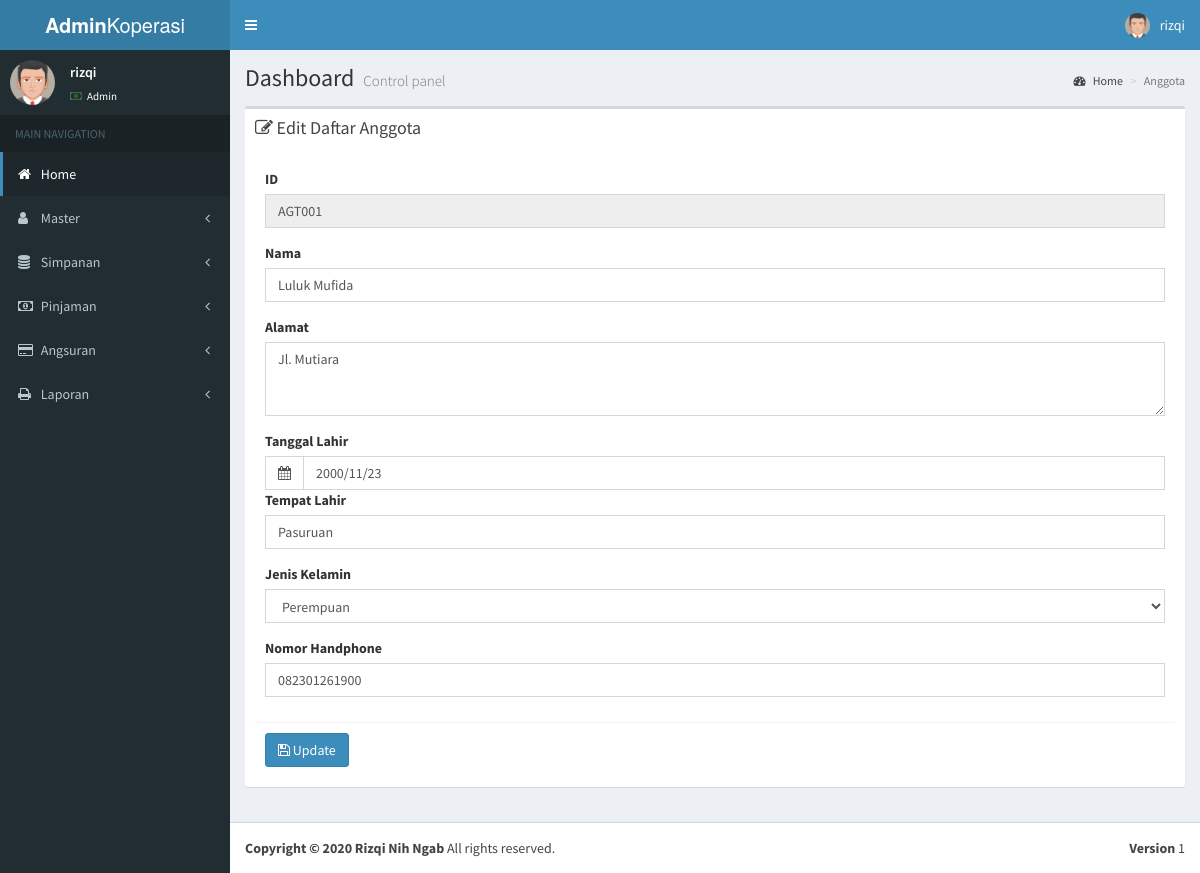
Page /page-form-anggota.php?id_anggota=AGT001&reqa=edit (signed in) on the committed database.
### tables this page shows
CREATE TABLE `anggota` (
  `id_anggota` varchar(11) NOT NULL,
  `nama` varchar(40) NOT NULL,
  `alamat` text NOT NULL,
  `tgl_lahir` date NOT NULL,
  `tmp_lahir` varchar(20) NOT NULL,
  `j_kel` varchar(20) NOT NULL,
  `status` varchar(8) NOT NULL,
  `no_telp` varchar(12) NOT NULL,
  `besar_simpanan` bigint(20) NOT NULL
);

### main-form-anggota.php (the view, shortened to what this page needs)
<?php
include 'koneksi.php';
if(isset($_GET['reqa']) && $_GET['reqa'] == 'edit'){
	$namaform = "<i class = 'fa fa-edit'></i> Edit";
	$id_anggota 	= $_GET['id_anggota'];
	$query 			= mysqli_query($conn, "SELECT * FROM anggota a , k_simpanan b WHERE a.id_anggota='".$id_anggota."' AND b.id='1'");
	$data 			= mysqli_fetch_array($query);
	$nama 			= $data['nama'];
	$alamat 		= $data['alamat'];
	$tgl_lahir 		= $data['tgl_lahir'];
	$tmp_lahir 		= $data['tmp_lahir'];
	$j_kel 			= $data['j_kel'];
	$no_telp 		= $data['no_telp'];
	$hasilkode 		= $data['id_anggota'];
	$button 		= "<i class='fa fa-save'></i> Update";
}
?>
<div class="content-wrapper">
    <section class="content-header">
      <h1>
        Dashboard
        <small>Control panel</small></h1>
      <ol class="breadcrumb">
        <li><a href="#"><i class="fa fa-dashboard"></i> Home</a></li>
        <li class="active">Anggota</li>
      </ol>
    </section>
    <section class="content">
    	<div class="box">
            <div class="box-header">
              <h3 class="box-title"><?php  echo $namaform; ?> Daftar Anggota</h3>
            </div>
            <div class="box-body">
           <form role="form" action="proses.php" method="POST">
              <div class="box-body">
              <div class="form-group">
                  <label for="exampleInputEmail1">ID</label>
                  <input type="text" class="form-control" name="id_anggota" id="exampleInputEmail1" placeholder="ID" value="<?php echo $hasilkode ?>" <?php if ($_GET['reqa'] == 'edit' && isset($_GET['reqa']) == 'edit') {echo 'disabled';} ?>>
                </div>
                <div class="form-group">
                  <label for="exampleInputEmail1">Nama</label>
                  <input type="text" class="form-control" name="nama" id="exampleInputEmail1" placeholder="Nama" value="<?php echo $nama ?>">
                </div>
                <div class="form-group">
                  <label>Alamat</label>
                  <textarea class="form-control" name="alamat" rows="3" placeholder="Alamat"><?php echo $alamat; ?></textarea>
                </div>
                <label for="exampleInputEmail1">Tanggal Lahir</label>
                <div class="input-group">
                  <div class="input-group-addon">
                    <i class="fa fa-calendar"></i>
                  </div>
                  <input type="text" class="form-control" name="tgl_lahir" value="<?php echo $tgl_lahir ?>" data-inputmask="'alias': 'yyyy/mm/dd'" data-mask="">
                </div>
                <div class="form-group">
                  <label for="exampleInputEmail1">Tempat Lahir</label>
                  <input type="text" class="form-control" name="tmp_lahir" value="<?php echo $tmp_lahir ?>" id="exampleInputEmail1" placeholder="Tempat Lahir">
                </div>
                <div class="form-group">
                  <label>Jenis Kelamin</label>
                  <select class="form-control" name="j_kel" >
                    <option value="Perempuan" <?php if($j_kel == "Perempuan") {echo 'selected="selected"';}?>>Perempuan</option>
                  </select>
                </div>
                <div class="form-group">
                  <label for="exampleInputPassword1">Nomor Handphone</label>
                  <input type="number" class="form-control" id="exampleInputPassword1" value="<?php echo $no_telp ?>" placeholder="Nomor Handphone" name="no_telp">
                </div>
              </div>
              <div class="box-footer">
                <button type="submit" class="btn btn-primary"><?php echo $button ?></button>
              </div>
            </form>
            </div>
         </div>
    </section>
  </div>

### rows in the picture
anggota: id_anggota "AGT001", nama "Luluk Mufida", alamat "Jl. Mutiara", tgl_lahir "2000/11/23", tmp_lahir "Pasuruan", j_kel "Perempuan", no_telp "082301261900"

### other values in the picture
$data_username "rizqi"
